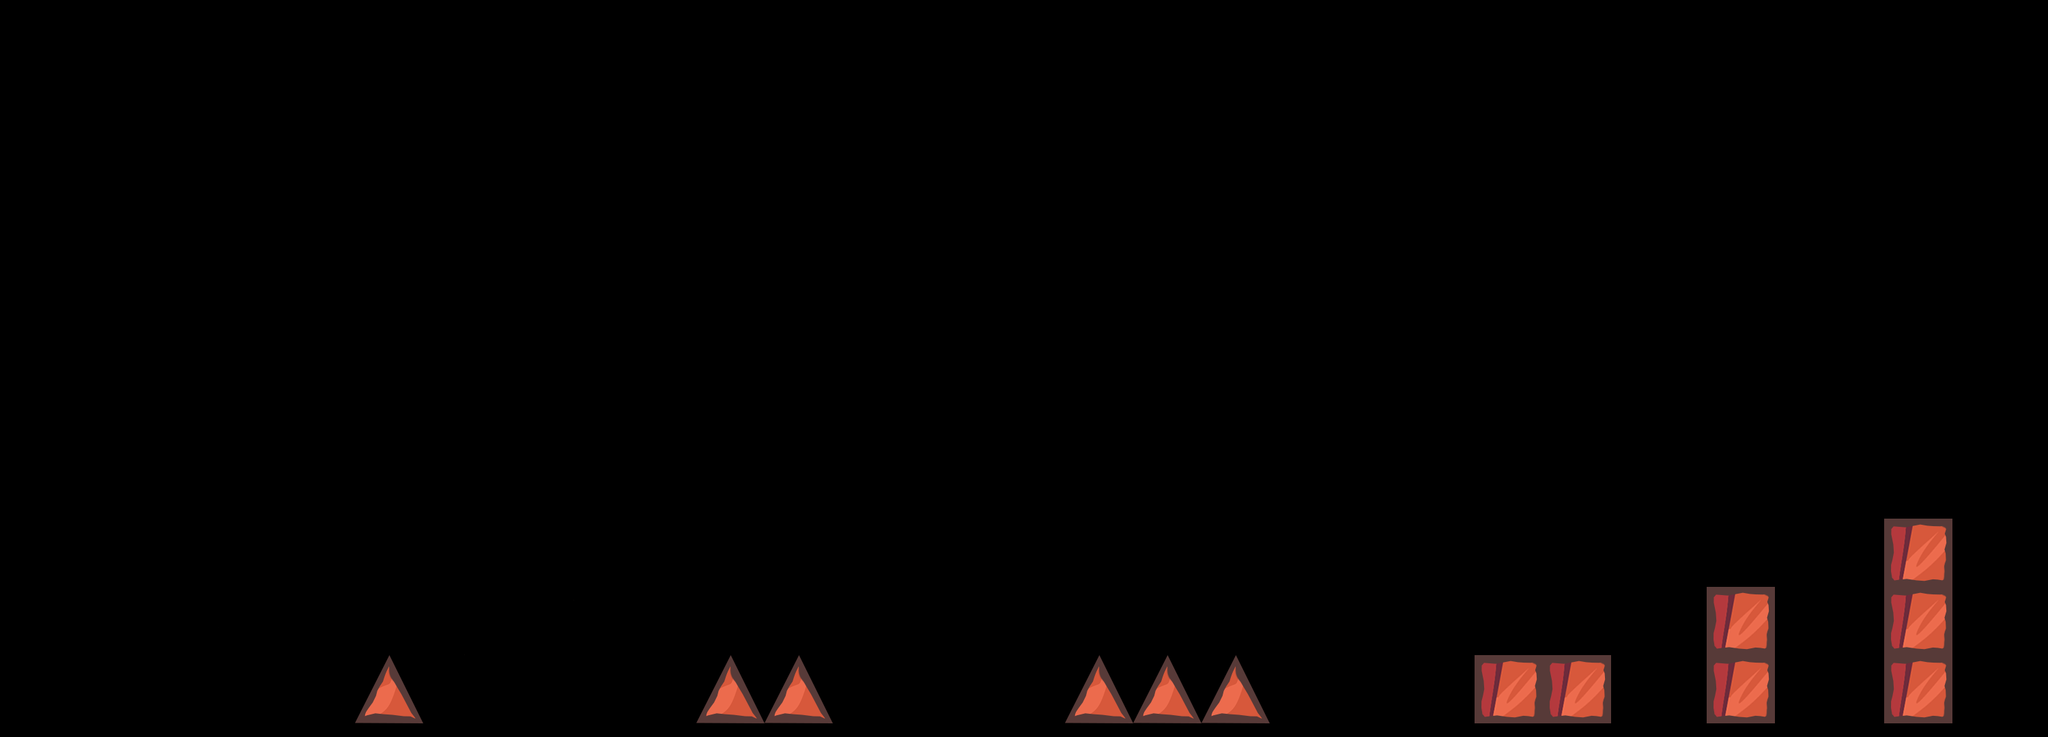

Below is a game level as drawn by its tile map, then a one-line description and the .tmx that defines it (tile-layer data replaced by summaries):
An orthogonal 150x54 tile map with 20x20 px tiles, 1 tile layer (Tile Layer 1), 2 tilesets and 9 objects.

<map version="1.0" tiledversion="1.1.5" orientation="orthogonal" renderorder="right-down" width="150" height="54" tilewidth="20" tileheight="20" infinite="0" nextobjectid="35">
 <tileset firstgid="1" source="triangle.tsx" />
 <tileset firstgid="26" source="block.tsx" />
 <layer name="Tile Layer 1" width="150" height="54">
  <data>[8100 cells, 364 non-empty, 50 distinct tile ids]</data>
 </layer>
 <objectgroup name="squares">
  <object id="23" x="2760" y="760" width="100" height="300" />
  <object id="24" x="2500" y="860" width="100" height="200" />
  <object id="25" x="2160" y="960" width="200" height="100" />
 </objectgroup>
 <objectgroup name="triangles">
  <object id="28" x="1760" y="1060">
   <polygon points="0,0 -100,0 -49.5793,-99.5124" />
  </object>
  <object id="29" x="1560.24" y="1059.65">
   <polygon points="0,0 99.757,0.349268 50.0592,-99.9274" />
  </object>
  <object id="30" x="1120" y="1060">
   <polygon points="0,0 100,0 50.3394,-99.6651" />
  </object>
  <object id="31" x="1020" y="1060">
   <polygon points="0,0 100,0 50.2953,-99.8854" />
  </object>
  <object id="32" x="520" y="1060">
   <polygon points="0,0 100,0 50.2953,-100.106" />
  </object>
  <object id="34" x="1860" y="1060">
   <polygon points="0,0 -100,0 -49.9216,-100.09 0,0" />
  </object>
 </objectgroup>
</map>
